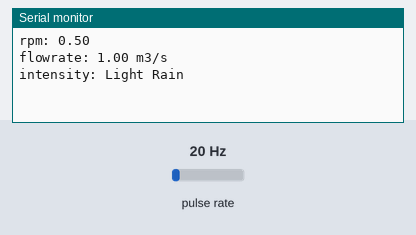
This sketch was run on a simulated ESP32. Shown: the last lines printed to the serial monitor. Wiring (inferred from the names in the program): pulse sensor: data GPIO 26. The inputs (shaded band) are chosen by the test bench; at power-on: pulse rate 20 Hz.

Above: at 1.2 s.
1.3 s: pulse rate (sensor on GPIO 26) set to 4 Hz
At 2.6 s:
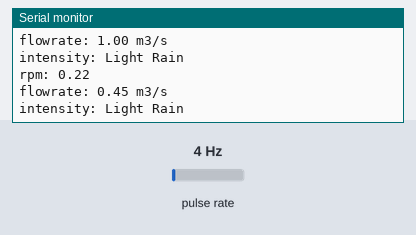
2.8 s: pulse rate (sensor on GPIO 26) set to 50 Hz
At 5.8 s:
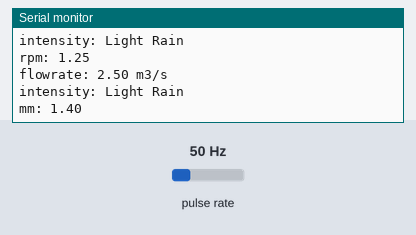
Timing chart, 0 to 7.3 s (numbered marks = the images above; inputs shaded):
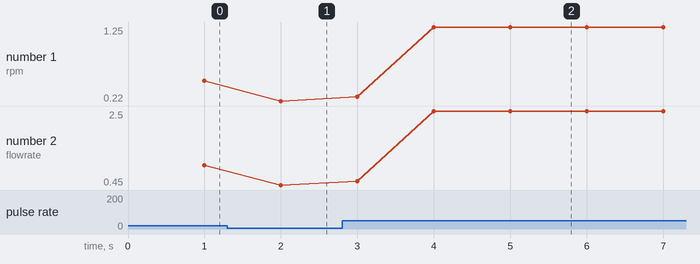

The sketch:

rpm-serial.ino
```cpp
#define ENC_COUNT_REV 2400
#define ENC_IN 26

volatile long encoder = 0;

const int interval = 1000;

long previousMillis = 0;
long currentMillis = 0;

float flowrateSum = 0.0;
int flowrateCount = 0;
float mm = 0.0;

void setup() {
  Serial.begin(9600);

  pinMode(ENC_IN, INPUT_PULLUP);
  attachInterrupt(digitalPinToInterrupt(ENC_IN), updateEncoder, RISING);

  previousMillis = millis();
}

void loop() {
  currentMillis = millis();
  if (currentMillis - previousMillis >= interval) {
    previousMillis = currentMillis;

    float rpm = (float)(encoder * 60) / ENC_COUNT_REV;
    Serial.print("rpm: ");
    Serial.println(rpm, 2);  // Print rpm with 2 decimal places

    float flowrate = rpm * 2;
    Serial.print("flowrate: ");
    Serial.print(flowrate, 2);  // Print flowrate with 2 decimal places
    Serial.println(" m3/s");

    if (rpm == 0.0) {
      Serial.println("intensity: No Rain");
    } else if (rpm < 50) {
      Serial.println("intensity: Light Rain");
    } else if (rpm < 100) {
      Serial.println("intensity: Heavy Rain");
    } else {
      Serial.println("intensity: Very Heavy Rain");
    }

    // Average flowrate computation
    flowrateSum += flowrate;
    flowrateCount++;

    if (flowrateCount == 5) {
      mm = flowrateSum / 5.0;

      flowrateSum = 0.0;
      flowrateCount = 0;

      Serial.print("mm: ");
      Serial.println(mm, 2);  // Print mm with 2 decimal places
    }

    encoder = 0;
  }
}

void updateEncoder() {
  encoder++;
}
```

Measured:
- after the input at 1.3 s, the serial monitor: prints a new line after 0.70 s (image 1)
- after the input at 2.8 s, the serial monitor: prints a new line after 0.20 s (image 2)
- plotted number 1: 0.5 → 0.22 after the input at 1.3 s, 0.22 → 1.25 after the input at 2.8 s
- plotted number 2: 1 → 0.45 after the input at 1.3 s, 0.45 → 2.5 after the input at 2.8 s
